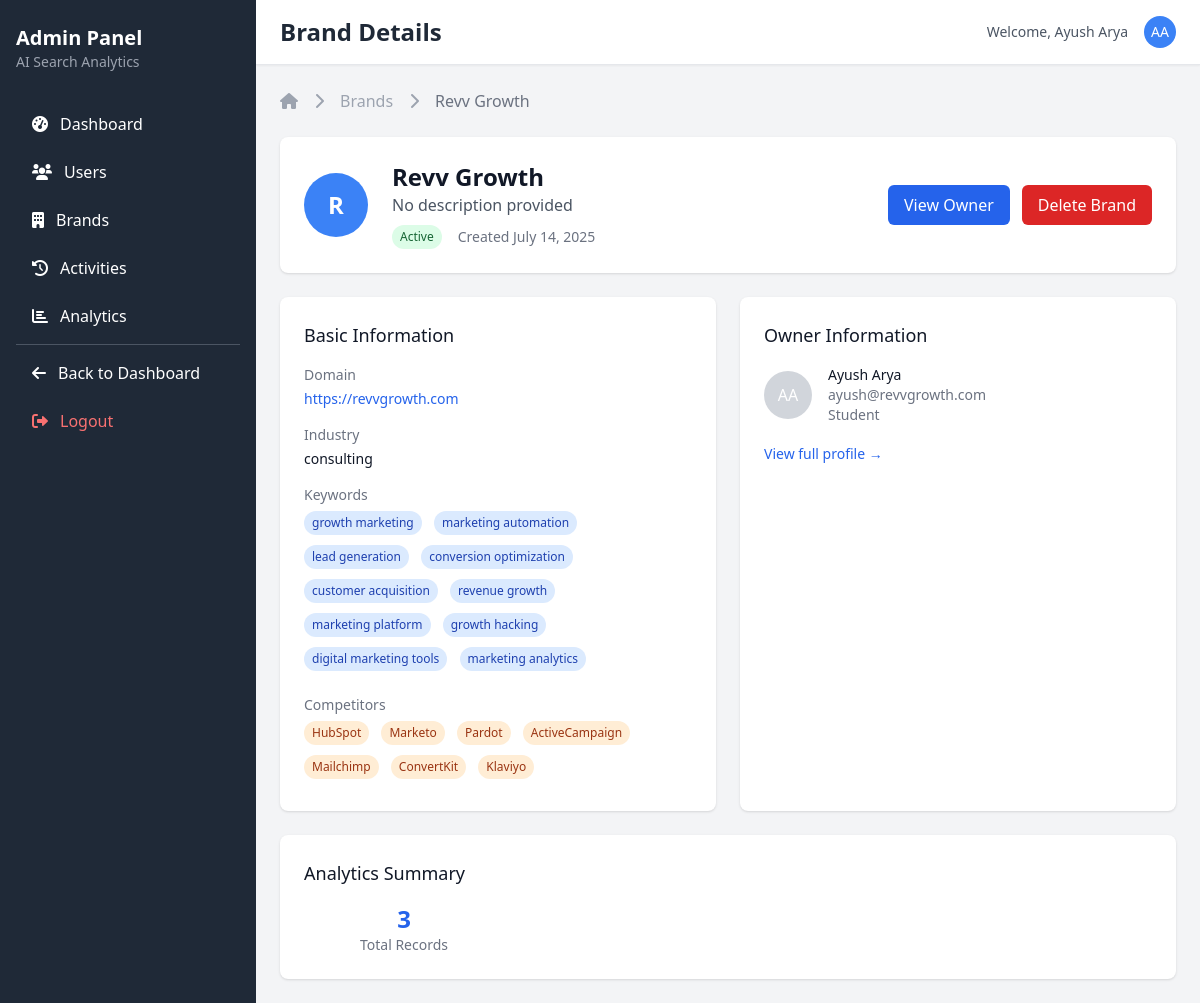
The page /admin/brands/1 (signed in) on the database its author committed.
### app/models/user.py (models this page shows, shortened)
class User(UserMixin, db.Model):
    __tablename__ = 'users'
    id = db.Column(db.Integer, primary_key=True)
    email = db.Column(db.String(120), unique=True, nullable=False)
    username = db.Column(db.String(80), unique=True, nullable=False)
    password_hash = db.Column(db.String(255), nullable=False)
    first_name = db.Column(db.String(50), nullable=False)
    last_name = db.Column(db.String(50), nullable=False)
    company = db.Column(db.String(100))
    role = db.Column(db.String(20), default='user')  # user, admin, manager
    is_active = db.Column(db.Boolean, default=True)
    created_at = db.Column(db.DateTime, default=datetime.utcnow)
    last_login = db.Column(db.DateTime)
    brands = db.relationship('Brand', backref='owner', lazy=True)
    ai_overviews = db.relationship('AIOverview', backref='user', lazy=True)
    preferences = db.relationship('UserPreference', backref='user', uselist=False, lazy=True)
    def is_admin(self):
        return self.role == 'admin'
    def get_full_name(self):
        return f"{self.first_name} {self.last_name}"

### app/models/brand.py (models this page shows, shortened)
class Brand(db.Model):
    __tablename__ = 'brands'
    id = db.Column(db.Integer, primary_key=True)
    name = db.Column(db.String(100), nullable=False)
    domain = db.Column(db.String(255))
    description = db.Column(db.Text)
    industry = db.Column(db.String(100))
    keywords = db.Column(db.JSON)  # List of keywords to track
    competitors = db.Column(db.JSON)  # List of competitor brands
    user_id = db.Column(db.Integer, db.ForeignKey('users.id'), nullable=False)
    created_at = db.Column(db.DateTime, default=datetime.utcnow)
    updated_at = db.Column(db.DateTime, default=datetime.utcnow, onupdate=datetime.utcnow)
    is_active = db.Column(db.Boolean, default=True)
    queries = db.relationship('BrandQuery', backref='brand', lazy=True, cascade='all, delete-orphan')
    analytics = db.relationship('AnalyticsData', backref='brand', lazy=True, cascade='all, delete-orphan')

### app/routes/admin.py (the view)
@admin_bp.route('/brands/<int:brand_id>')
@login_required
@admin_required
def brand_detail(brand_id):
    brand = Brand.query.get_or_404(brand_id)
    return render_template('admin/brand_detail.html', brand=brand)

### app/routes/admin.py (called while the page is built)
def admin_required(f):
    @wraps(f)
    def decorated_function(*args, **kwargs):
        if not current_user.is_authenticated or not current_user.is_admin():
            abort(403)
        return f(*args, **kwargs)
    decorated_function.__name__ = f.__name__
    return decorated_function

### app/templates/admin/brand_detail.html (shortened to what this page needs)
{% extends "admin/base.html" %}
{% block page_title %}Brand Details{% endblock %}
{% block content %}
<div class="space-y-6">
    <nav class="flex" aria-label="Breadcrumb">
        <ol class="flex items-center space-x-4">
            <li>
                <a href="{{ url_for('admin.dashboard') }}" class="text-gray-400 hover:text-gray-500">
                    <i class="fas fa-home"></i>
                </a>
            </li>
            <li>
                <div class="flex items-center">
                    <i class="fas fa-chevron-right text-gray-400 mr-4"></i>
                    <a href="{{ url_for('admin.brands') }}" class="text-gray-400 hover:text-gray-500">Brands</a>
                </div>
            </li>
            <li>
                <div class="flex items-center">
                    <i class="fas fa-chevron-right text-gray-400 mr-4"></i>
                    <span class="text-gray-500">{{ brand.name }}</span>
                </div>
            </li>
        </ol>
    </nav>
    <div class="bg-white shadow rounded-lg p-6">
        <div class="flex items-center justify-between">
            <div class="flex items-center">
                <div class="flex-shrink-0 h-16 w-16">
                    <div class="h-16 w-16 rounded-full bg-blue-500 flex items-center justify-center">
                        <span class="text-white text-2xl font-bold">{{ brand.name[0].upper() }}</span>
                    </div>
                </div>
                <div class="ml-6">
                    <h1 class="text-2xl font-bold text-gray-900">{{ brand.name }}</h1>
                    <p class="text-gray-600">{{ brand.description or 'No description provided' }}</p>
                    <div class="flex items-center mt-2 space-x-4">
                        <span class="inline-flex px-2 py-1 text-xs font-medium rounded-full
                            {% if brand.is_active %}bg-green-100 text-green-800{% else %}bg-red-100 text-red-800{% endif %}">
                            {% if brand.is_active %}Active{% else %}Inactive{% endif %}
                        </span>
                        <span class="text-sm text-gray-500">
                            Created {{ brand.created_at.strftime('%B %d, %Y') if brand.created_at else 'N/A' }}
                        </span>
                    </div>
                </div>
            </div>
            <div class="flex space-x-3">
                <a href="{{ url_for('admin.user_detail', user_id=brand.owner.id) }}"
                   class="bg-blue-600 text-white px-4 py-2 rounded-md hover:bg-blue-700">
                    View Owner
                </a>
                <button onclick="deleteBrand({{ brand.id }}, '{{ brand.name }}')"
                        class="bg-red-600 text-white px-4 py-2 rounded-md hover:bg-red-700">
                    Delete Brand
                </button>
            </div>
        </div>
    </div>
    <div class="grid grid-cols-1 lg:grid-cols-2 gap-6">
        <div class="bg-white shadow rounded-lg p-6">
            <h2 class="text-lg font-medium text-gray-900 mb-4">Basic Information</h2>
            <dl class="grid grid-cols-1 gap-4">
                <div>
                    <dt class="text-sm font-medium text-gray-500">Domain</dt>
                    <dd class="mt-1 text-sm text-gray-900">
                        {% if brand.domain %}
                            <a href="https://{{ brand.domain }}" target="_blank"
                               class="text-blue-600 hover:text-blue-800">
                                {{ brand.domain }}
                            </a>
                        {% else %}
                            Not specified
                        {% endif %}
                    </dd>
                </div>
                <div>
                    <dt class="text-sm font-medium text-gray-500">Industry</dt>
                    <dd class="mt-1 text-sm text-gray-900">{{ brand.industry or 'Not specified' }}</dd>
                </div>
                <div>
                    <dt class="text-sm font-medium text-gray-500">Keywords</dt>
                    <dd class="mt-1">
                        {% if brand.keywords %}
                            {% for keyword in brand.keywords %}
                                <span class="inline-flex items-center px-2 py-1 rounded-full text-xs font-medium bg-blue-100 text-blue-800 mr-2 mb-2">
                                    {{ keyword }}
                                </span>
                            {% endfor %}
                        {% else %}
                            <span class="text-sm text-gray-500">No keywords specified</span>
                        {% endif %}
                    </dd>
                </div>
                <div>
                    <dt class="text-sm font-medium text-gray-500">Competitors</dt>
                    <dd class="mt-1">
                        {% if brand.competitors %}
                            {% for competitor in brand.competitors %}
                                <span class="inline-flex items-center px-2 py-1 rounded-full text-xs font-medium bg-orange-100 text-orange-800 mr-2 mb-2">
                                    {{ competitor }}
                                </span>
                            {% endfor %}
                        {% else %}
                            <span class="text-sm text-gray-500">No competitors specified</span>
                        {% endif %}
                    </dd>
                </div>
            </dl>
        </div>
        <div class="bg-white shadow rounded-lg p-6">
            <h2 class="text-lg font-medium text-gray-900 mb-4">Owner Information</h2>
            <div class="flex items-center">
                <div class="flex-shrink-0 h-12 w-12">
                    <div class="h-12 w-12 rounded-full bg-gray-300 flex items-center justify-center">
                        <span class="text-white font-medium">{{ brand.owner.first_name[0] }}{{ brand.owner.last_name[0] }}</span>
                    </div>
                </div>
                <div class="ml-4">
                    <p class="text-sm font-medium text-gray-900">{{ brand.owner.get_full_name() }}</p>
                    <p class="text-sm text-gray-500">{{ brand.owner.email }}</p>
                    <p class="text-sm text-gray-500">{{ brand.owner.company or 'No company' }}</p>
                </div>
            </div>
            <div class="mt-4">
                <a href="{{ url_for('admin.user_detail', user_id=brand.owner.id) }}"
                   class="text-blue-600 hover:text-blue-800 text-sm">
                    View full profile →
                </a>
            </div>
        </div>
    </div>
    {% if brand.analytics %}
    <div class="bg-white shadow rounded-lg p-6">
        <h2 class="text-lg font-medium text-gray-900 mb-4">Analytics Summary</h2>
        <div class="grid grid-cols-1 md:grid-cols-4 gap-4">
            <div class="text-center">
                <div class="text-2xl font-bold text-blue-600">{{ brand.analytics | length }}</div>
                <div class="text-sm text-gray-500">Total Records</div>
            </div>
        </div>
    </div>
    {% endif %}
</div>
{% endblock %}

### app/templates/admin/base.html (shortened to what this page needs)
<!DOCTYPE html>
<html lang="en">
<head>
    <script src="https://cdn.tailwindcss.com"></script>
    <link href="https://cdnjs.cloudflare.com/ajax/libs/font-awesome/6.0.0/css/all.min.css" rel="stylesheet">
</head>
<body class="bg-gray-100">
    <div class="flex h-screen">
        <div class="bg-gray-800 text-white w-64 min-h-screen px-4 py-6">
            <div class="mb-8">
                <h1 class="text-xl font-bold">Admin Panel</h1>
                <p class="text-gray-400 text-sm">AI Search Analytics</p>
            </div>
            <nav class="space-y-2">
                <a href="{{ url_for('admin.dashboard') }}"
                   class="flex items-center px-4 py-2 rounded-lg hover:bg-gray-700 {{ 'bg-gray-700' if request.endpoint == 'admin.dashboard' }}">
                    <i class="fas fa-tachometer-alt mr-3"></i>
                    Dashboard
                </a>
                <a href="{{ url_for('admin.users') }}"
                   class="flex items-center px-4 py-2 rounded-lg hover:bg-gray-700 {{ 'bg-gray-700' if request.endpoint == 'admin.users' }}">
                    <i class="fas fa-users mr-3"></i>
                    Users
                </a>
                <a href="{{ url_for('admin.brands') }}"
                   class="flex items-center px-4 py-2 rounded-lg hover:bg-gray-700 {{ 'bg-gray-700' if request.endpoint == 'admin.brands' }}">
                    <i class="fas fa-building mr-3"></i>
                    Brands
                </a>
                <a href="{{ url_for('admin.activities') }}"
                   class="flex items-center px-4 py-2 rounded-lg hover:bg-gray-700 {{ 'bg-gray-700' if request.endpoint == 'admin.activities' }}">
                    <i class="fas fa-history mr-3"></i>
                    Activities
                </a>
                <a href="{{ url_for('admin.analytics') }}"
                   class="flex items-center px-4 py-2 rounded-lg hover:bg-gray-700 {{ 'bg-gray-700' if request.endpoint == 'admin.analytics' }}">
                    <i class="fas fa-chart-bar mr-3"></i>
                    Analytics
                </a>
                <hr class="my-4 border-gray-600">
                <a href="{{ url_for('dashboard.index') }}"
                   class="flex items-center px-4 py-2 rounded-lg hover:bg-gray-700">
                    <i class="fas fa-arrow-left mr-3"></i>
                    Back to Dashboard
                </a>
                <a href="{{ url_for('auth.logout') }}"
                   class="flex items-center px-4 py-2 rounded-lg hover:bg-gray-700 text-red-400">
                    <i class="fas fa-sign-out-alt mr-3"></i>
                    Logout
                </a>
            </nav>
        </div>
        <div class="flex-1 flex flex-col overflow-hidden">
            <header class="bg-white shadow-sm border-b px-6 py-4">
                <div class="flex items-center justify-between">
                    <h1 class="text-2xl font-semibold text-gray-800">
                        {% block page_title %}Admin Dashboard{% endblock %}
                    </h1>
                    <div class="flex items-center space-x-4">
                        <span class="text-sm text-gray-600">
                            Welcome, {{ current_user.get_full_name() }}
                        </span>
                        <div class="w-8 h-8 bg-blue-500 rounded-full flex items-center justify-center text-white text-sm font-medium">
                            {{ current_user.first_name[0] }}{{ current_user.last_name[0] }}
                        </div>
                    </div>
                </div>
            </header>
            <main class="flex-1 overflow-y-auto p-6">
                {% block content %}{% endblock %}
            </main>
        </div>
    </div>
</body>
</html>

### rows shown on the page
User: get_full_name "Ayush Arya", first_name "A", last_name "A"
Brand: name "Revv Growth", name "R", description "No description provided", created_at "July 14, 2025", domain "https://revvgrowth.com", industry "consulting"
User: owner "A", owner.get_full_name "Ayush Arya", owner.email "ayush@revvgrowth.com", owner "Student"

### other values the page prints
{{ keyword }} "growth marketing" "marketing automation" "lead generation" "conversion optimization" "customer acquisition" "revenue growth" "marketing platform" "growth hacking" "digital marketing tools" "marketing analytics"
{{ competitor }} "HubSpot" "Marketo" "Pardot" "ActiveCampaign" "Mailchimp" "ConvertKit" "Klaviyo"
{{ brand.analytics | length }} "3"
